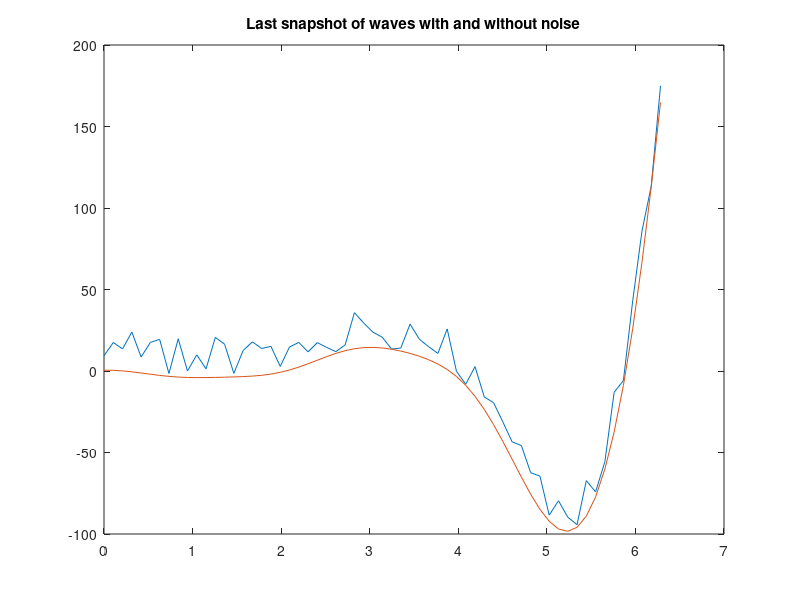
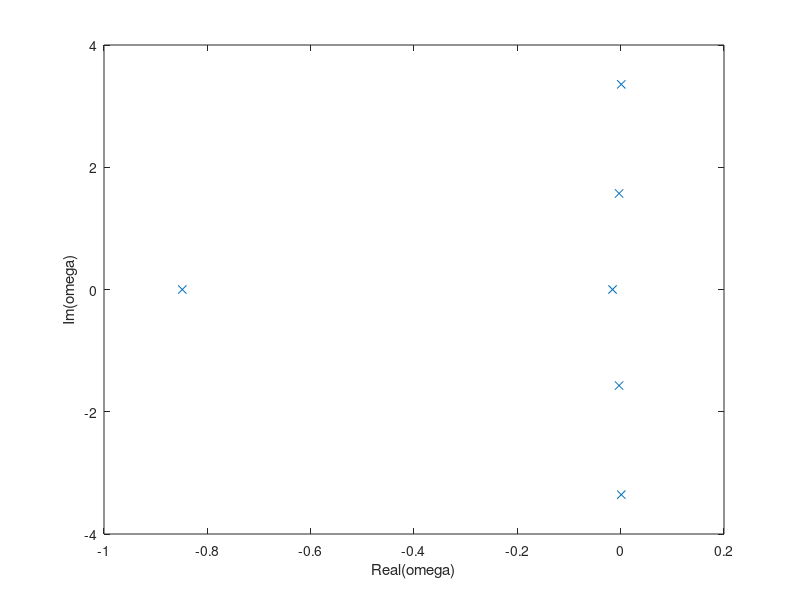

These figures' MATLAB source, in order:

clc 
clear all
close all

%1st Sine Wave
f1 = 0.5; 
w1 = 2*pi*f1;
A1 = 10;

%2nd Sine Wave
f2 = 0.25; 
w2 = 2*pi*f2;
A2 = 5;

%3rd Sine Wave
f3 = 0.7; 
w3 = 2*pi*f3;
A3 = 1;

%4th Sine Wave
f4 = 0.1; 
w4 = 2*pi*f4;
A4 = 0.5;

x = 0:pi/30:2*pi; 
r = 6; %Number of DMD modes
dt = 10; %Sampling Rate
endint = 60; %Span of sampling

%Sampled at 0.1 seconds for endint/dt = 6.2 seconds, while moving 0.1 seconds to the
%right
b = zeros(length(x),endint+1); %No noise parameter
bt = b; %Noise Parameter

noiseSignal = rand(1, endint+1); 
B = 25; %Noise strength

for t = 1:endint+1
 t = t/dt;
 phase1 = t*w1;
 phase2 = t*w2;
 phase3 = t*w3;
 phase4 = t*w4;
 y1 = exp(0.2*x).*sin(w1.*x+phase1);
 y2 = exp(0.9*x).*sin(w2.*x+phase2);
 y3 = exp(0.1*x).*sin(w3.*x+phase3);
 y4 = exp(0.05*x).*sin(w4.*x+phase4);
 b(:,dt*t) = y1(:)+y2(:)+y3(:)+y4(:);
 bt(:,dt*t) = y1(:)+y2(:)+y3(:)+y4(:)+ B*noiseSignal(:);
 %plot(x,y1,x,y2,x,y3,x,y4)
 %pause(0.1)
end

figure(2)
plot(x,bt(:,61),x,b(:,61))
title('Last snapshot of waves with and without noise')

v1 = bt(:,1:end-1);
v2 = bt(:,2:end);

[U,E,W] = svd(v1);    %SVD of v1_n-1

Ut = U(:,1:r); %trims U vector to r modes
Et = E(1:r,1:r); %trims E vector to r modes
Wt = W(:,1:r); %trims W vector to r modes


Sbar = Ut'*v2*Wt*inv(Et); %E is not a square matrix if I sample more x points

[V,D] = eig(Sbar);
eigenvalues = diag(D);
eigenvalues = sort(eigenvalues);


eigenvalues = log(eigenvalues)*dt;

figure(3)
plot(eigenvalues, 'x')
xlabel('Real(omega)')
ylabel('Im(omega)')
